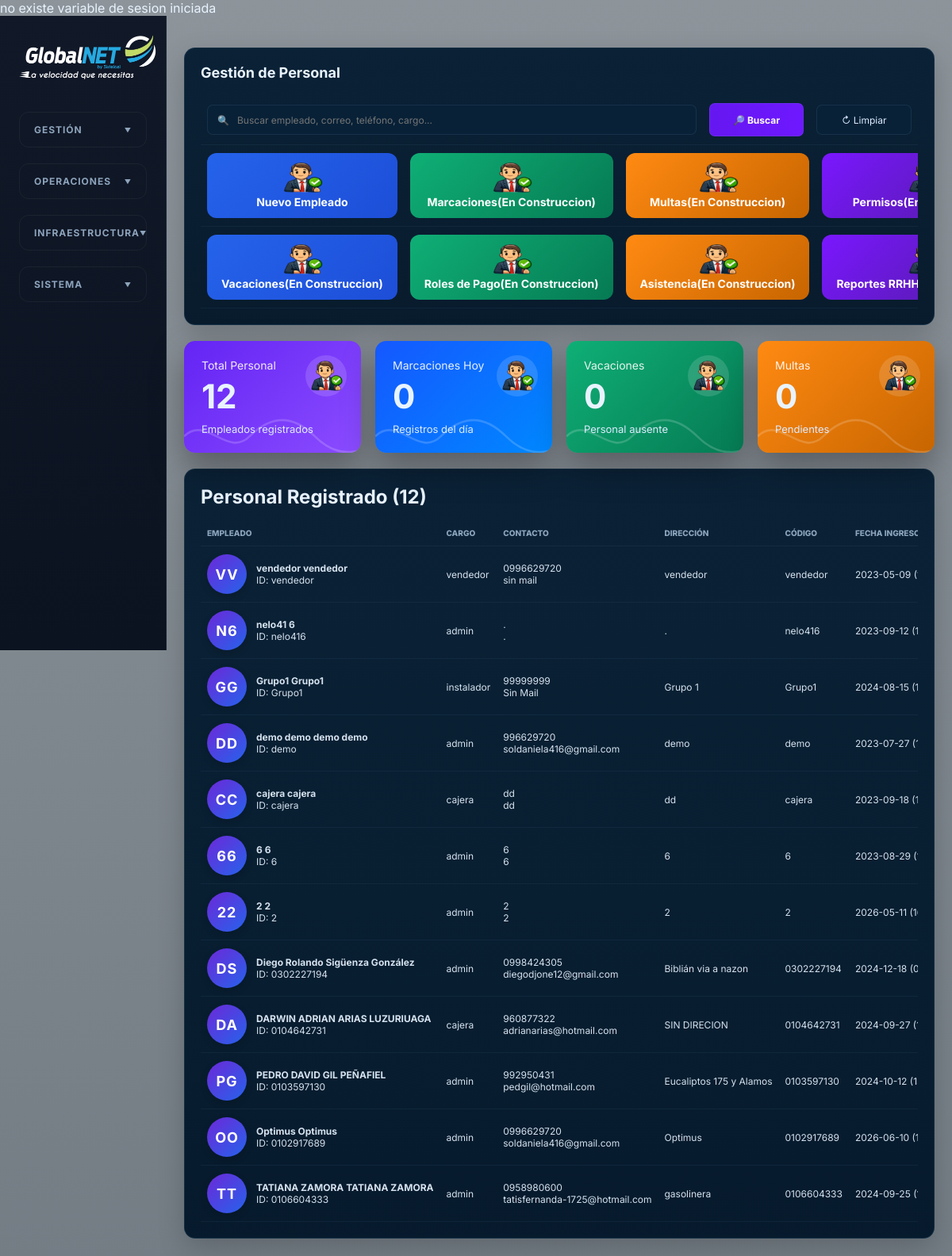
Before: /personal/productos.php with the older database file.
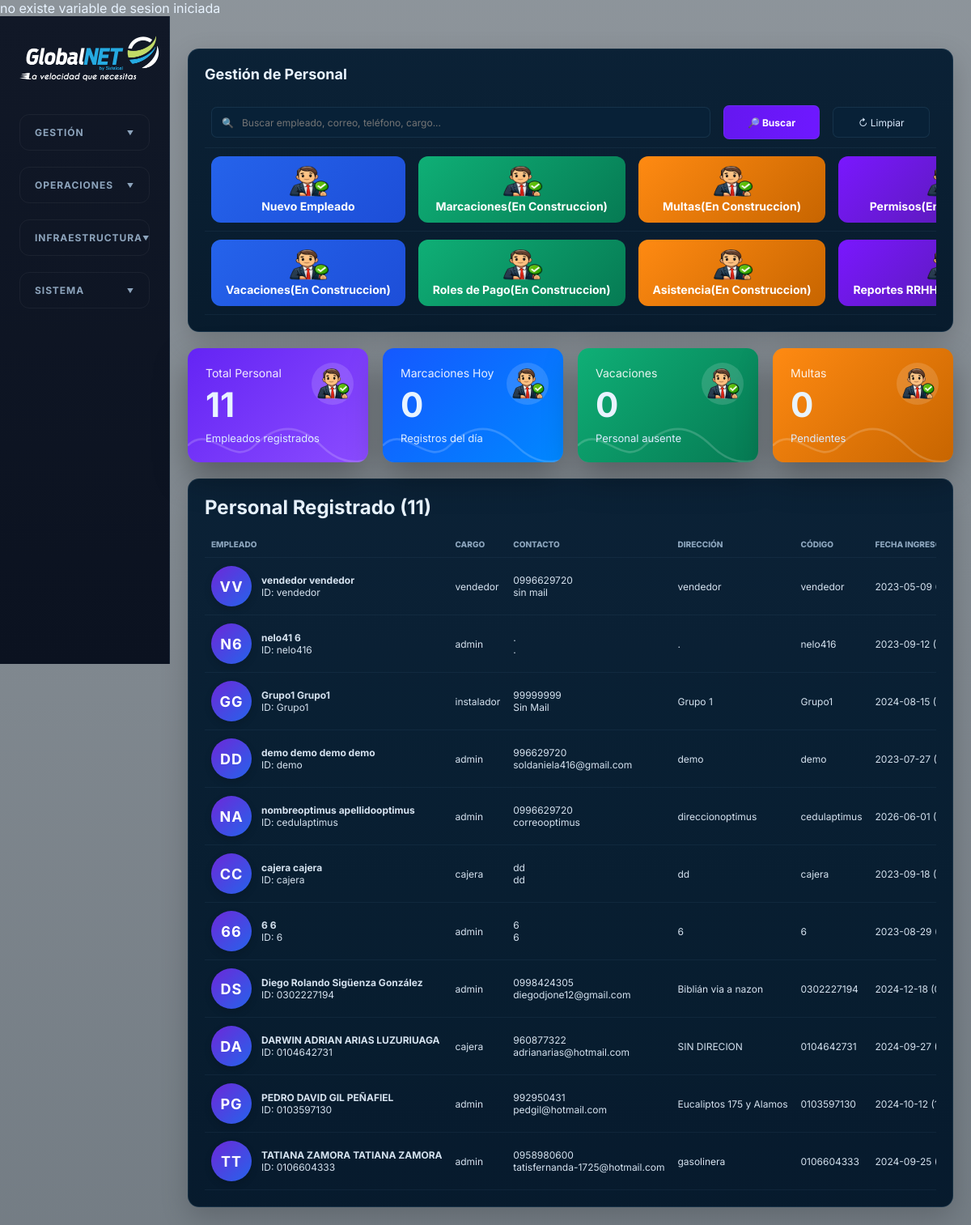
After: the same page with the newer database file.
### tables this page shows
CREATE TABLE `personal` (
  `id` varchar(255) NOT NULL DEFAULT 'Sin Asignar',
  `codigo` varchar(255) NOT NULL DEFAULT 'Sin Asignar',
  `nombres` varchar(255) NOT NULL DEFAULT 'Sin Asignar',
  `apellidos` varchar(255) NOT NULL DEFAULT 'Sin Asignar',
  `direccion` varchar(255) NOT NULL DEFAULT 'Sin Asignar',
  `telefono1` varchar(255) NOT NULL DEFAULT 'Sin Asignar',
  `telefono2` varchar(255) NOT NULL DEFAULT 'Sin Asignar',
  `mail` varchar(255) NOT NULL DEFAULT 'Sin Asignar',
  `fecha` varchar(255) NOT NULL DEFAULT 'Sin_Asignar',
  `foto` varchar(255) NOT NULL DEFAULT '../images/personal/silueta.jpg',
  `puesto` varchar(255) NOT NULL DEFAULT 'Sin_asignar',
  `idunico` int NOT NULL AUTO_INCREMENT,
  `serie` varchar(255) DEFAULT 'vacio',
  `caja` varchar(255) NOT NULL DEFAULT 'vacio',
  `uno` varchar(255) NOT NULL DEFAULT 'no',
  `dos` varchar(255) NOT NULL DEFAULT 'no',
  `tres` varchar(255) NOT NULL DEFAULT 'no',
  `cuatro` varchar(255) NOT NULL DEFAULT 'no',
  `cinco` varchar(255) NOT NULL DEFAULT 'no',
  `seis` varchar(255) NOT NULL DEFAULT 'no',
  `siete` varchar(255) NOT NULL DEFAULT 'no',
  `ocho` varchar(255) NOT NULL DEFAULT 'no',
  `nueve` varchar(255) NOT NULL DEFAULT 'no',
  `diez` varchar(255) NOT NULL DEFAULT 'no',
  `once` varchar(255) NOT NULL DEFAULT 'no',
  `doce` varchar(255) NOT NULL DEFAULT 'no',
  `trece` varchar(255) NOT NULL DEFAULT 'no',
  `catorce` varchar(255) NOT NULL DEFAULT 'no',
  `quince` varchar(255) NOT NULL DEFAULT 'no',
  `diezyseis` varchar(255) NOT NULL DEFAULT 'no',
  `diezysiete` varchar(255) NOT NULL DEFAULT 'no',
  `diezyocho` varchar(255) NOT NULL DEFAULT 'no',
  `diezynueve` varchar(255) NOT NULL DEFAULT 'no',
  `veinte` varchar(255) NOT NULL DEFAULT 'no',
  `veinteyuno` varchar(255) NOT NULL DEFAULT 'no',
  `veinteydos` varchar(255) NOT NULL DEFAULT 'no',
  `veinteytres` varchar(255) NOT NULL DEFAULT 'no',
  `veinteycuatro` varchar(255) NOT NULL DEFAULT 'no',
  `veinteycinco` varchar(255) NOT NULL DEFAULT 'no',
  `veinteyseis` varchar(255) NOT NULL DEFAULT 'no',
  `veinteysiete` varchar(255) NOT NULL DEFAULT 'no',
  `veinteyocho` varchar(255) NOT NULL DEFAULT 'no',
  `veinteynueve` varchar(255) NOT NULL DEFAULT 'no',
  `treinta` varchar(255) NOT NULL DEFAULT 'no',
  `treintayuno` varchar(255) NOT NULL DEFAULT 'no',
  `treintaydos` varchar(255) NOT NULL DEFAULT 'no',
  `treintaytres` varchar(255) NOT NULL DEFAULT 'no',
  `treintaycuatro` varchar(255) NOT NULL DEFAULT 'no',
  `treintaycinco` varchar(255) NOT NULL DEFAULT 'no',
  `treintayseis` varchar(255) NOT NULL DEFAULT 'no',
  `treintaysiete` varchar(255) NOT NULL DEFAULT 'no',
  `treintayocho` varchar(255) NOT NULL DEFAULT 'no',
  `treintaynueve` varchar(255) NOT NULL DEFAULT 'no',
  `cuarenta` varchar(255) NOT NULL DEFAULT 'no',
  `cuarentayuno` varchar(255) NOT NULL DEFAULT 'no',
  `cuarentaydos` varchar(10) NOT NULL DEFAULT 'no',
  `cuarentaytres` varchar(10) NOT NULL DEFAULT 'no',
  `cuarentaycuatro` varchar(10) NOT NULL DEFAULT 'no',
  `cuarentaycinco` varchar(10) NOT NULL DEFAULT 'no',
  `cuarentayseis` varchar(10) NOT NULL DEFAULT 'no',
  `cuarentaysiete` varchar(10) NOT NULL DEFAULT 'no',
  `cuarentayocho` varchar(10) NOT NULL DEFAULT 'no',
  `cuarentaynueve` varchar(10) NOT NULL DEFAULT 'no',
  `cincuenta` varchar(10) NOT NULL DEFAULT 'no',
  `cincuentayuno` varchar(10) NOT NULL DEFAULT 'no',
  `cincuentaydos` varchar(10) NOT NULL DEFAULT 'no',
  `cincuentaytres` varchar(10) NOT NULL DEFAULT 'no',
  `exportar` varchar(10) NOT NULL DEFAULT 'no',
  `usuario` varchar(255) DEFAULT '0',
  `contrasena` varchar(255) NOT NULL DEFAULT '0',
  `estado` varchar(255) NOT NULL DEFAULT 'activo',
  `cambiarprecio` varchar(10) NOT NULL DEFAULT 'no',
  PRIMARY KEY (`idunico`)
);

### personal/productos.php (the view, shortened to what this page needs)
<!DOCTYPE html>
<html lang="es">
<head>
<?php
require('../conectar.php');
	?>
  <link rel="stylesheet" href="../css/styles.css" />
</head>
<body>
  <div class="app-shell">
    <aside class="sidebar">
  <a class="brand" href="../resumen/index.php">
    <img src="../img/logo.png" width="186" height="69" alt="Nexus ISP"/>
  </a>
  <nav class="main-nav">
    <details class="menu-section">
      <summary class="menu-label">GESTIÓN</summary>
    </details>
    <details class="menu-section">
      <summary class="menu-label">OPERACIONES</summary>
    </details>
    <details class="menu-section">
      <summary class="menu-label">INFRAESTRUCTURA</summary>
    </details>
    <details class="menu-section">
      <summary class="menu-label">SISTEMA</summary>
    </details>
  </nav>
</aside>
    <main class="content">
      <?php
$sql_total="SELECT COUNT(*) total FROM personal";
$q_total=mysqli_query($conn,$sql_total);
$r_total=mysqli_fetch_assoc($q_total);
$total_personal=$r_total['total'] ?? 0;
$total_marcaciones_hoy=0;
$total_multas=0;
$total_vacaciones=0;
if(mysqli_num_rows(mysqli_query($conn,"SHOW TABLES LIKE 'multas'"))>0){
    $sql="
    SELECT COUNT(*) total
    FROM multas
    ";
    $q=mysqli_query($conn,$sql);
    $r=mysqli_fetch_assoc($q);
    $total_multas=$r['total'];
}
$buscar=isset($_GET['buscar'])
? mysqli_real_escape_string($conn,$_GET['buscar'])
: '';
$where=" WHERE 1=1 ";
$sql_personal="
SELECT *
FROM personal
$where
ORDER BY id DESC
";
$query_personal=mysqli_query($conn,$sql_personal);
$total_resultados=mysqli_num_rows($query_personal);
?>
<div class="isp-dashboard">
    <div class="isp-panel">
        <div class="isp-title">
            Gestión de Personal
        </div>
        <form method="GET">
            <table width="100%" border="0" cellspacing="10">
                <tr>
                    <td width="70%">
                        <div class="search" style="width:100%;">
                            🔍
                            <input
                                type="text"
                                name="buscar"
                                value="<?php echo htmlspecialchars($buscar); ?>"
                                placeholder="Buscar empleado, correo, teléfono, cargo..."
                            >
                        </div>
                    </td>
                    <td width="15%">
                        <button
                            type="submit"
                            class="primary boton-buscar"
                            style="width:100%;"
                        >
                            🔎 Buscar
                        </button>
                    </td>
                    <td width="15%">
                        <a href="index.php">
                            <button
                                type="button"
                                class="icon-text"
                                style="width:100%;"
                            >
                                ↻ Limpiar
                            </button>
                        </a>
                    </td>
                </tr>
            </table>
        </form>
        <div class="table-scroll">
            <table width="100%" border="0" cellspacing="10">
                <tr>
                    <td>
                        <a href="nuevo.php">
                            <button type="button" class="btn-action btn-edit" style="width:100%;">
                                <img src="../images/sistema/44.png" width="64" height="38" alt=""/><br>
                                Nuevo Empleado
                            </button>
                        </a>
                    </td>
                    <td>
                        <a href="marcaciones.php">
                            <button type="button" class="btn-action btn-contrato" style="width:100%;">
                                <img src="../images/sistema/44.png" width="64" height="38" alt=""/><br>
                                Marcaciones(En Construccion)
                            </button>
                        </a>
                    </td>
                    <td>
                        <a href="multas.php">
                            <button type="button" class="btn-action btn-proforma" style="width:100%;">
                                <img src="../images/sistema/44.png" width="64" height="38" alt=""/><br>
                                Multas(En Construccion)
                            </button>
                        </a>
                    </td>
                    <td>
                        <a href="permisos.php">
                            <button type="button" class="btn-action btn-general" style="width:100%;">
                                <img src="../images/sistema/44.png" width="64" height="38" alt=""/><br>
                                Permisos(En Construccion)
                            </button>
                        </a>
                    </td>
                </tr>
                <tr>
                    <td>
                        <a href="vacaciones.php">
                            <button type="button" class="btn-action btn-edit" style="width:100%;">
                                <img src="../images/sistema/44.png" width="64" height="38" alt=""/><br>
                                Vacaciones(En Construccion)
                            </button>
                        </a>
                    </td>
                    <td>
                        <a href="roles.php">
                            <button type="button" class="btn-action btn-contrato" style="width:100%;">
                                <img src="../images/sistema/44.png" width="64" height="38" alt=""/><br>
                                Roles de Pago(En Construccion)
                            </button>
                        </a>
                    </td>
                    <td>
                        <a href="asistencia.php">
                            <button type="button" class="btn-action btn-proforma" style="width:100%;">
                                <img src="../images/sistema/44.png" width="64" height="38" alt=""/><br>
                                Asistencia(En Construccion)
                            </button>
                        </a>
                    </td>
                    <td>
                        <a href="reportes.php">
                            <button type="button" class="btn-action btn-general" style="width:100%;">
                                <img src="../images/sistema/44.png" width="64" height="38" alt=""/><br>
                                Reportes RRHH(En Construccion)
                            </button>
                        </a>
                    </td>
                </tr>
            </table>
        </div>
    </div>
    <br>
    <div class="isp-cards">
        <div class="isp-card isp-purple">
            <div class="isp-card-icon"><img src="../images/sistema/44.png" width="64" height="38" alt=""/></div>
            <div class="isp-card-title">
                Total Personal
            </div>
            <div class="isp-card-value">
                <?php echo $total_personal; ?>
            </div>
            <div class="isp-card-footer">
                Empleados registrados
            </div>
        </div>
        <div class="isp-card isp-blue">
            <div class="isp-card-icon"><img src="../images/sistema/44.png" width="64" height="38" alt=""/></div>
            <div class="isp-card-title">
                Marcaciones Hoy
            </div>
            <div class="isp-card-value">
                <?php echo $total_marcaciones_hoy; ?>
            </div>
            <div class="isp-card-footer">
                Registros del día
            </div>
        </div>
        <div class="isp-card isp-green">
            <div class="isp-card-icon"><img src="../images/sistema/44.png" width="64" height="38" alt=""/></div>
            <div class="isp-card-title">
                Vacaciones
            </div>
            <div class="isp-card-value">
                <?php echo $total_vacaciones; ?>
            </div>
            <div class="isp-card-footer">
                Personal ausente
            </div>
        </div>
        <div class="isp-card isp-orange">
            <div class="isp-card-icon"><img src="../images/sistema/44.png" width="64" height="38" alt=""/></div>
            <div class="isp-card-title">
                Multas
            </div>
            <div class="isp-card-value">
                <?php echo $total_multas; ?>
            </div>
            <div class="isp-card-footer">
                Pendientes
            </div>
        </div>
    </div>
    <div class="isp-panel">
        <div class="panel-head">
            <h2>
                Personal Registrado
                (<?php echo $total_resultados; ?>)
            </h2>
        </div>
        <div class="table-scroll">
            <table>
                <thead>
                    <tr>
                        <th>Empleado</th>
                        <th>Cargo</th>
                        <th>Contacto</th>
                        <th>Dirección</th>
                        <th>Código</th>
                        <th>Fecha Ingreso</th>
                    </tr>
                </thead>
                <tbody>
                <?php while($row=mysqli_fetch_assoc($query_personal)){ ?>
                    <tr>
                        <td>
                            <div style="display:flex;align-items:center;gap:12px;">
                                <div class="avatar-cliente">
                                    <?php
                                    echo strtoupper(substr($row['nombres'],0,1)).
                                         strtoupper(substr($row['apellidos'],0,1));
                                    ?>
                                </div>
                                <div>
                                    <strong>
                                        <?php
                                        echo $row['nombres'].' '.$row['apellidos'];
                                        ?>
                                    </strong>
                                    <br>
                                    ID:
                                    <?php echo $row['id']; ?>
                                </div>
                            </div>
                        </td>
                        <td>
                            <?php echo $row['puesto']; ?>
                        </td>
                        <td>
                            <?php echo $row['telefono1']; ?>
                            <br>
                            <?php echo $row['mail']; ?>
                        </td>
                        <td>
                            <?php echo $row['direccion']; ?>
                        </td>
                        <td>
                            <?php echo $row['codigo']; ?>
                        </td>
                        <td>
                            <?php echo $row['fecha']; ?>
                        </td>
                    </tr>
                <?php } ?>
                </tbody>
            </table>
        </div>
    </div>
</div>
									</main>
  </div>
</body>
</html>

### personal/productos.php (style rules this page uses)
.menu-section summary { list-style: none; cursor: pointer; padding: 12px 20px; font-size: 0.75rem; color: var(--muted); font-weight: 800; letter-spacing: 0.1em; display: flex; justify-content: space-between; align-items: center; transition: color 0.3s; }
.menu-section summary::after { content: "chevron-down"; content: "▼"; font-size: 8px; transition: transform 0.4s cubic-bezier(0.4, 0, 0.2, 1); }
.sidebar { background:linear-gradient(180deg,#111827,#0b1220); }
.menu-section { border:1px solid rgba(255,255,255,.05);border-radius:12px;margin:8px;overflow:hidden;transition:.3s }
.menu-section summary { list-style:none;cursor:pointer;padding:14px 18px;font-weight:700;letter-spacing:.08em }
.menu-section summary::after { content:"▼";float:right;transition:.3s }

Changed rows visible on the page:
removed personal: nombres "O", apellidos "O", nombres "Optimus", apellidos "Optimus", id "0102917689", puesto "admin", telefono1 "0996629720", mail "soldaniela416@gmail.com", direccion "Optimus", codigo "0102917689", fecha "2026-06-10…"
changed personal: nombres "2" → "N"; apellidos "2" → "A"; nombres "2" → "nombreoptimus"; apellidos "2" → "apellidooptimus"; id "2" → "cedulaptimus"; telefono1 "2" → "0996629720"; mail "2" → "correooptimus"; direccion "2" → "direccionoptimus"; codigo "2" → "cedulaptimus"; fecha "2026-05-11…" → "2026-06-01…"; moves up the list
Other visible differences:
$total_personal: "12" → "11"
$total_resultados: "12" → "11"
